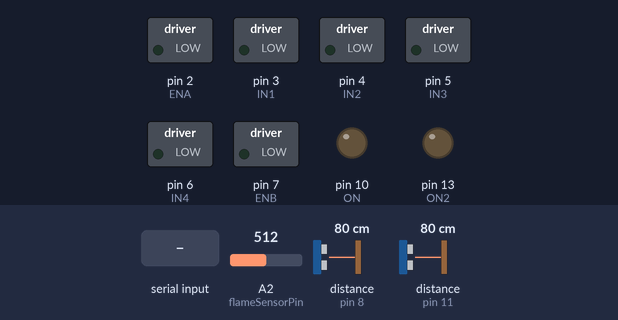
A sketch run on a simulated Arduino Uno, built with avr-gcc and run on an emulated ATmega328P. Shown: switched loads named in the sketch (green lamp = pin HIGH), output pins drawn as LEDs (lit = HIGH). Wiring (inferred from the names in the program): 2 × ultrasonic range finder: trigger pin 9, echo pin 8 / trigger pin 12, echo pin 11. The test bench sets the inputs (shaded band); at power-on: distance to the obstacle (sensors on pin 8, pin 11) 80 cm, A2 (flameSensorPin) = 512. The echo pulse lasts 58.3 µs per cm; pins used as bus, display or sensor lines are not drawn.

Above: at 1.2 s.
1.3 s: distance to the obstacle (sensor on pin 8) set to 17 cm
2.8 s: distance to the obstacle (sensor on pin 8) set to 13 cm
At 3.3 s:
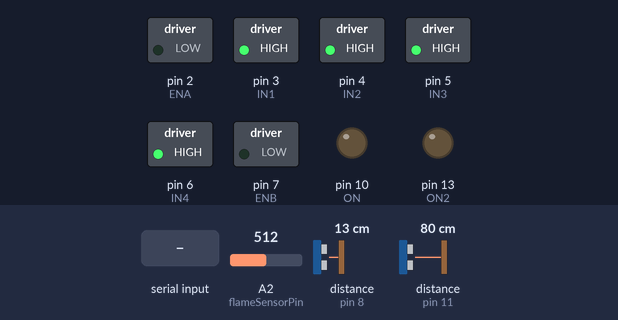
4.3 s: A2 (flameSensorPin) set to 488
At 5.3 s:
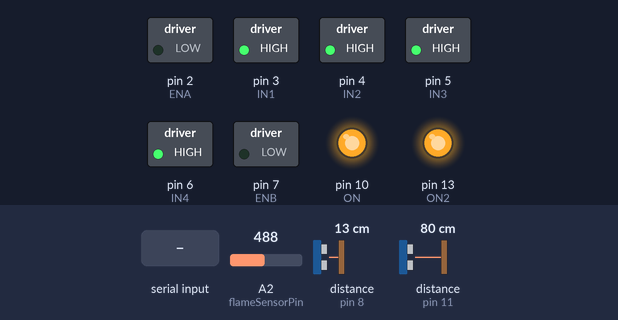
5.8 s: "w" received over the second serial link
At 6.6 s:
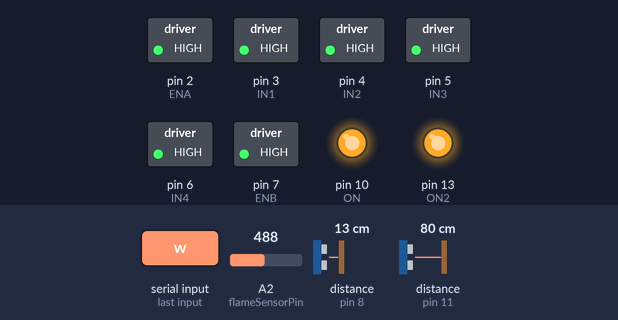
7.6 s: "a" received over the second serial link
At 7.75 s:
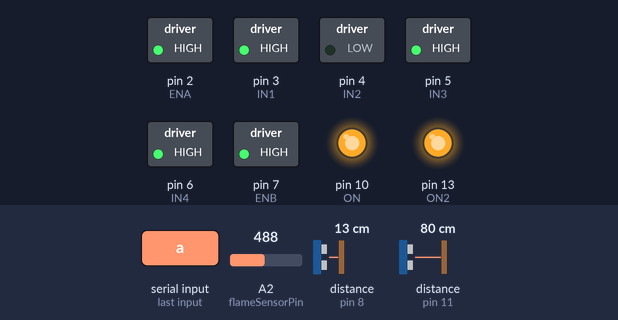
9.4 s: "s" received over the second serial link
At 9.55 s:
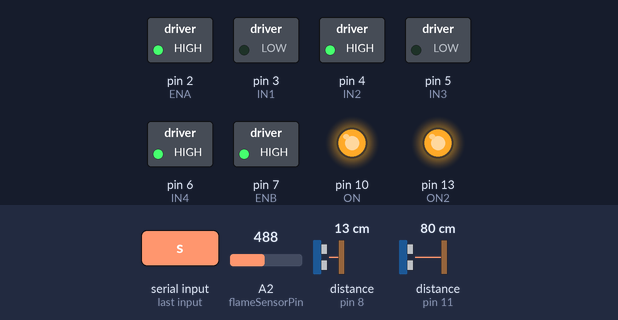
Timing chart, 0 to 12.2 s (numbered marks = the images above; inputs shaded):
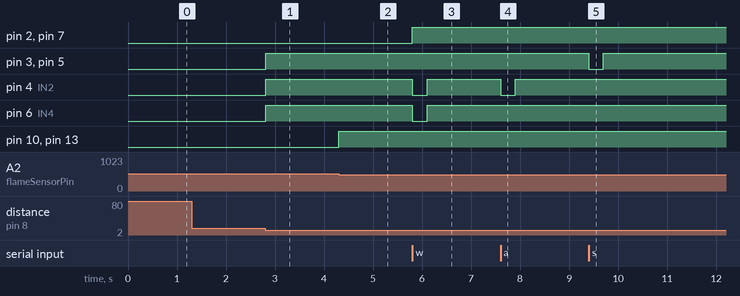

The sketch:

fire.ino
```cpp
#include <SoftwareSerial.h>

SoftwareSerial bluetooth(0, 1);

#define IN1 3
#define IN2 4
#define IN3 5
#define IN4 6
#define ENA 2
#define ENB 7

#define trigPin1 9
#define echoPin1 8
#define trigPin2 12
#define echoPin2 11

#define ON 10
#define ON2 13

const int flameSensorPin = A2;

long duration, sensor1val, sensor2val;
int distance;
char serialData;

bool isFlameDetected = false;
bool isUltrasonicActive = true;

void setup() {
  pinMode(IN1, OUTPUT);
  pinMode(IN2, OUTPUT);
  pinMode(IN3, OUTPUT);
  pinMode(IN4, OUTPUT);
  pinMode(ENA, OUTPUT);
  pinMode(ENB, OUTPUT);

  pinMode(trigPin1, OUTPUT);
  pinMode(echoPin1, INPUT);
  pinMode(trigPin2, OUTPUT);
  pinMode(echoPin2, INPUT);

  pinMode(flameSensorPin, INPUT);
  pinMode(ON, OUTPUT);
  pinMode(ON2, OUTPUT);

  Serial.begin(9600);
  bluetooth.begin(9600);
}

void setMotorSpeed(unsigned char speed) {
  analogWrite(ENA, speed);
  analogWrite(ENB, speed);
}

void moveForward() {
  digitalWrite(IN1, HIGH);
  digitalWrite(IN2, LOW);
  digitalWrite(IN3, HIGH);
  digitalWrite(IN4, LOW);
}

void moveBackward() {
  digitalWrite(IN1, LOW);
  digitalWrite(IN2, HIGH);
  digitalWrite(IN3, LOW);
  digitalWrite(IN4, HIGH);
}

void moveLeft() {
  digitalWrite(IN1, HIGH);
  digitalWrite(IN2, LOW);
  digitalWrite(IN3, HIGH);
  digitalWrite(IN4, HIGH);
}

void moveRight() {
  digitalWrite(IN1, HIGH);
  digitalWrite(IN2, HIGH);
  digitalWrite(IN3, HIGH);
  digitalWrite(IN4, LOW);
}

void stopMotor() {
  digitalWrite(IN1, HIGH);
  digitalWrite(IN2, HIGH);
  digitalWrite(IN3, HIGH);
  digitalWrite(IN4, HIGH);
}

void driveSensor(int trigPin, int echoPin){
  digitalWrite(trigPin, LOW);
  delayMicroseconds(2);
  digitalWrite(trigPin, HIGH);
  delayMicroseconds(10);
  digitalWrite(trigPin, LOW);
  duration = pulseIn(echoPin, HIGH);
  distance = (duration / 2) / 29.4;
}

void loop() {
  // 블루투스 명령 처리
  if (bluetooth.available() > 0) {
    serialData = bluetooth.read();
    setMotorSpeed(255);

    switch (serialData) {
      case 'w':
        moveForward();
        delay(300);
        stopMotor();
        break;

      case 'a':
        moveLeft();
        delay(300);
        stopMotor();
        break;

      case 's':
        moveBackward();
        delay(300);
        stopMotor();
        break;

      case 'd':
        moveRight();
        delay(300);
        stopMotor();
        break;

      case 'x':
        stopMotor();
        break;

      case 'p': // 펌프 ON
        if (!isFlameDetected) {
          isUltrasonicActive = false;
          digitalWrite(ON, HIGH);
          digitalWrite(ON2, HIGH);
          isFlameDetected = true;
        }
        break;

      case 'o': // 펌프 OFF
        digitalWrite(ON, LOW);
        digitalWrite(ON2, LOW);
        isFlameDetected = false;
        isUltrasonicActive = true;
        break;
    }
  }

  // 초음파 센서 장애물 감지
  if (isUltrasonicActive) {
    driveSensor(trigPin1, echoPin1);
    sensor1val = distance;

    driveSensor(trigPin2, echoPin2);
    sensor2val = distance;

    if (sensor1val < 15 || sensor2val < 15) {
      stopMotor();
    }
  }

  // 불꽃 자동 감지
  int flameValue = analogRead(flameSensorPin);
  if (flameValue < 500 && !isFlameDetected) {
    stopMotor();
    isUltrasonicActive = false;
    digitalWrite(ON, HIGH);
    digitalWrite(ON2, HIGH);
    isFlameDetected = true;
  }
}
```

Measured:
- the behaviour switches between 16 and 15 cm on distance to the obstacle (sensor on pin 8) (found by bisection; images 0 and 1)
- the behaviour switches between 500 and 499 on A2 (flameSensorPin) (found by bisection; images 1 and 2)
- after the input at 1.3 s, every drawn part: stays the same
- after the input at 2.8 s, pin 3 (IN1), pin 4 (IN2), pin 5 (IN3), pin 6 (IN4): LOW → HIGH at once
- after the input at 4.3 s, pin 10 (ON), pin 13 (ON2): LOW → HIGH at once
- after the input at 5.8 s, pin 2 (ENA), pin 7 (ENB): LOW → HIGH at once; pin 4 (IN2), pin 6 (IN4): HIGH → LOW at once, → HIGH 0.30 s later
- after the input at 7.6 s, pin 4 (IN2): HIGH → LOW at once, → HIGH 0.30 s later
- after the input at 9.4 s, pin 3 (IN1), pin 5 (IN3): HIGH → LOW at once, → HIGH 0.30 s later
